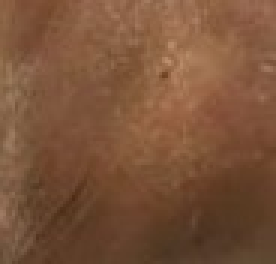
#> input picture model_dataset/healed/G002__11.jpg, 92 x 88 px (shown 3 times larger); its folder holds only this picture in this run
$ python visualize_dataset.py
#> lines starting #> are read from the running program, lines starting #| are printed output that depends on the picture
from pathlib import Path
from PIL import Image, ImageOps, ImageDraw
import random

# Dataset directory
BASE_DIR = Path("split_dataset/train")

# Classes
CLASSES = [
    "healed",
    "healing",
    "inflammation",
    "initial"
]

# Configuration
SAMPLES_PER_CLASS = 5
IMAGE_SIZE = (220, 220)
PADDING = 15

random.seed(42)

# Contact sheet dimensions
columns = SAMPLES_PER_CLASS
rows = len(CLASSES)

cell_width = IMAGE_SIZE[0]
cell_height = IMAGE_SIZE[1] + 35

sheet_width = columns * cell_width + (columns + 1) * PADDING
sheet_height = rows * cell_height + (rows + 1) * PADDING

# Create blank contact sheet
contact_sheet = Image.new(
    "RGB",
    (sheet_width, sheet_height),
    "white"
)
#> contact_sheet: PIL image 1190x1095 RGB; every value is 255

draw = ImageDraw.Draw(contact_sheet)

for row, class_name in enumerate(CLASSES):

    folder = BASE_DIR / class_name

    image_files = [
        file for file in folder.iterdir()
        if file.suffix.lower() in [
            ".jpg", ".jpeg", ".png", ".webp"
        ]
    ]

    selected_images = random.sample(
        image_files,
        min(SAMPLES_PER_CLASS, len(image_files))
    )

    for col, image_path in enumerate(selected_images):

        with Image.open(image_path) as img:

            # Convert to RGB
#> img is the input picture: PIL image 92x88 RGB; mean R, G, B 122.6, 83.2, 57.4
            img = img.convert("RGB")

            # Preserve aspect ratio
            img = ImageOps.contain(img, IMAGE_SIZE)
#> img: PIL image 220x210 RGB

            # White background
            canvas = Image.new(
                "RGB",
                IMAGE_SIZE,
                "white"
            )
#> canvas: PIL image 220x220 RGB; every value is 255

            x_offset = (IMAGE_SIZE[0] - img.width) // 2
#> x_offset = 0
            y_offset = (IMAGE_SIZE[1] - img.height) // 2
#> y_offset = 5

            canvas.paste(img, (x_offset, y_offset))
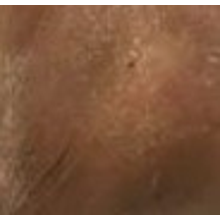
#> canvas: PIL image 220x220 RGB; mean R, G, B 128.6, 91, 66.3

        x = PADDING + col * (cell_width + PADDING)
        y = PADDING + row * (cell_height + PADDING)

        contact_sheet.paste(canvas, (x, y))
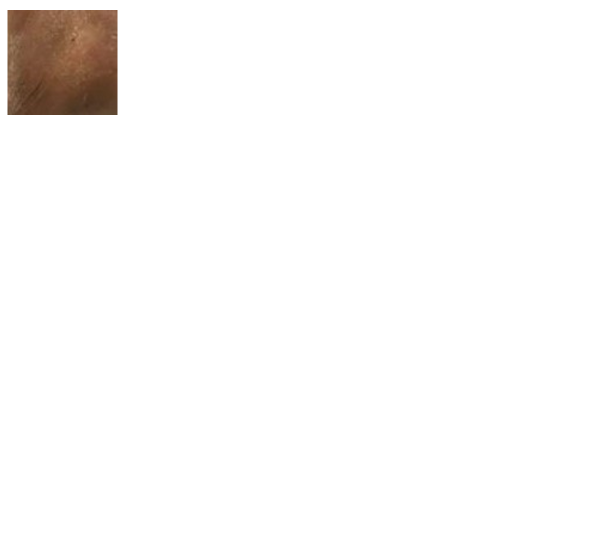
#> contact_sheet: PIL image 1190x1095 RGB (shown at 1/2 size); mean R, G, B 250.3, 248.9, 248
#> (the run stopped early here; a loop or call above may not have finished)
